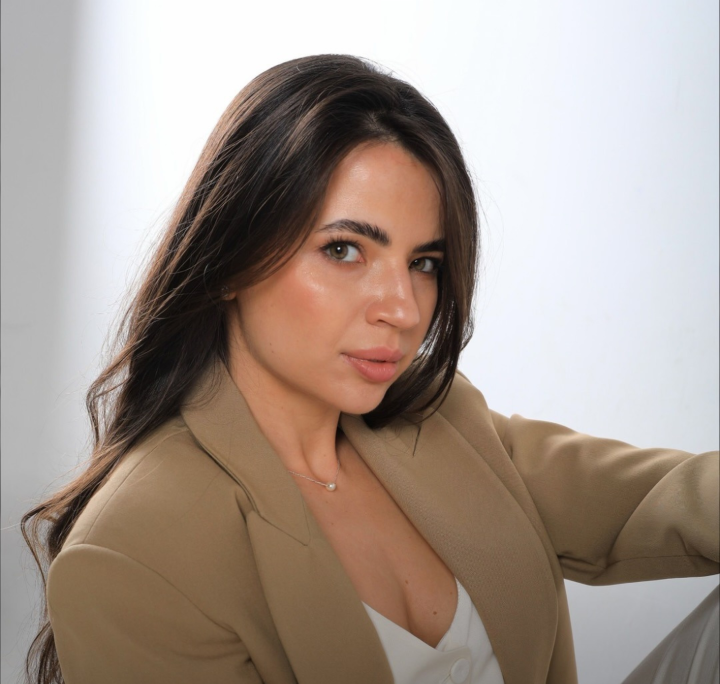
#> input picture materials/selected/marina-portrait.jpg, 2160 x 2052 px (shown at 1/3 size)
$ python stitch.py
#> lines starting #> are read from the running program, lines starting #| are printed output that depends on the picture
"""Схема вышивки для hero: портрет Марины → крестики в 4 оттенках.
Пишет site/assets/stitch.json и webp-кадр hero-portrait той же обрезки.
Запуск: python3 tools/stitch.py"""
import json
from pathlib import Path
from PIL import Image, ImageFilter, ImageOps

ROOT = Path(__file__).resolve().parent.parent
SRC = ROOT / 'materials/selected/marina-portrait.jpg'
OUT = ROOT / 'site/assets'
ASPECT = 11 / 10          # высота / ширина кадра (CSS aspect-ratio: 10 / 11)
FACE_X, WIDTH_FRAC = 0.47, 0.64
LEVELS = (0.15, 0.33, 0.55, 0.78)


def crop():
    im = ImageOps.exif_transpose(Image.open(SRC)).convert('RGB')
#> im is the input picture: PIL image 2160x2052 RGB; mean R, G, B 166.1, 152.1, 143.1
    w, h = im.size
#> w = 2160; h = 2052
    cw = int(w * WIDTH_FRAC); ch = int(cw * ASPECT)
#> after `cw = int(w * WIDTH_FRAC)`: cw = 1382
#> after `ch = int(cw * ASPECT)`: ch = 1520
    if ch > h:
        ch = h; cw = int(ch / ASPECT)
    x0 = max(0, min(w - cw, int(FACE_X * w - cw / 2)))
#> x0 = 324
    return im.crop((x0, 0, x0 + cw, ch))
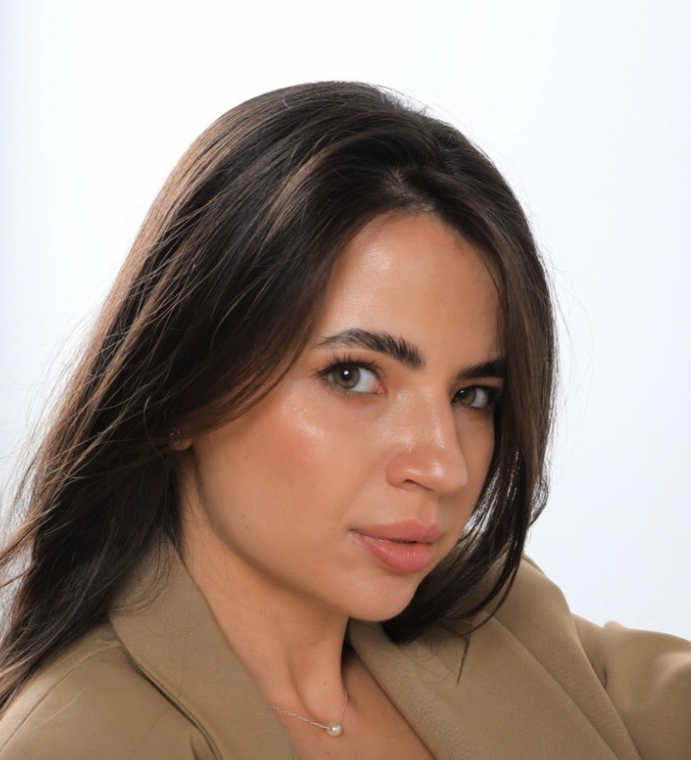
#> returned value: PIL image 1382x1520 RGB (shown at 1/2 size); mean R, G, B 165.1, 147, 137.3


def pattern(im, cols):
#> called with cols = 60
    rows = round(cols * ASPECT)
    g = im.convert('L').resize((cols * 12, rows * 12), Image.LANCZOS)
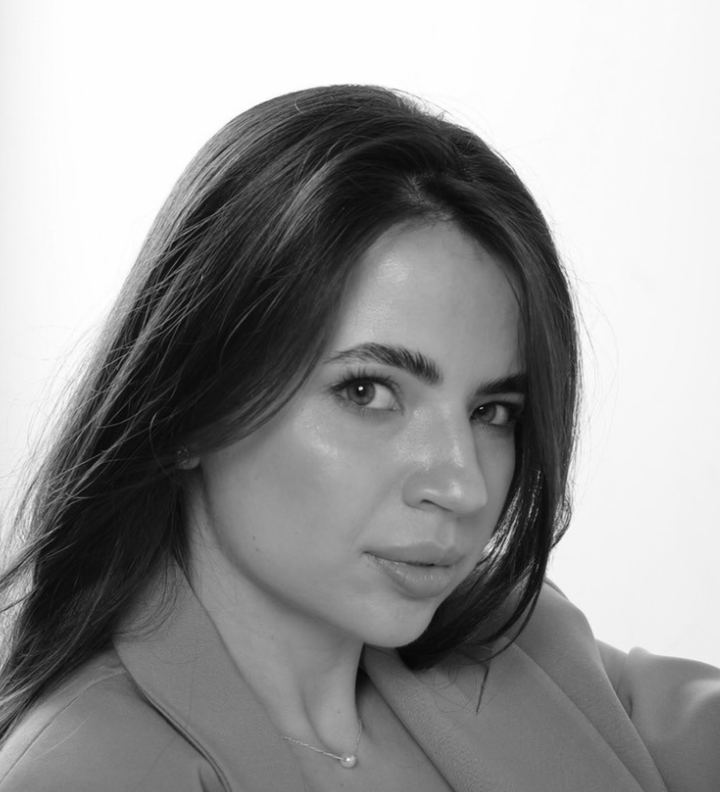
#> g: PIL image 720x792 L; min 5, max 255, mean 151.3
    g = g.filter(ImageFilter.UnsharpMask(radius=30 * cols / 60, percent=180, threshold=0))
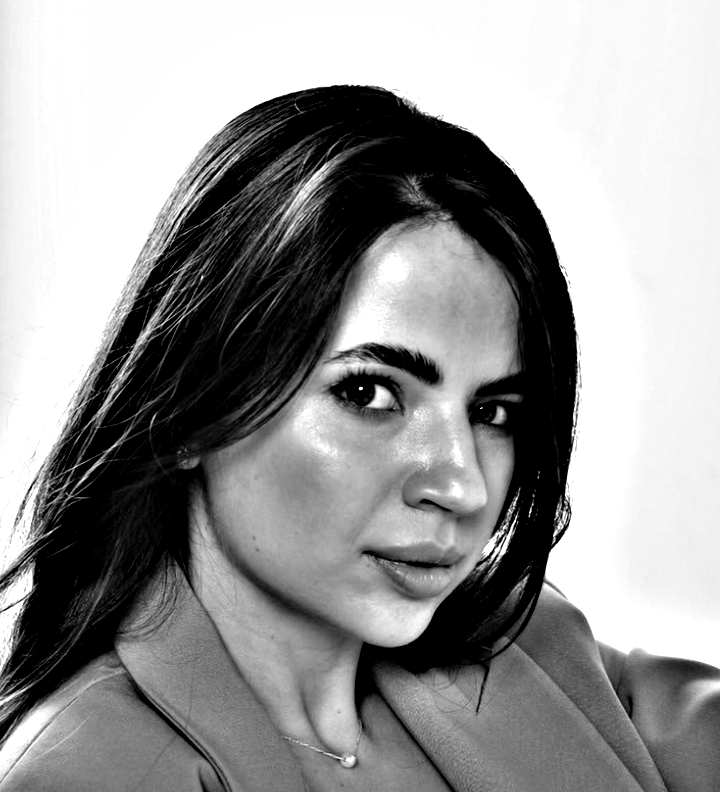
#> g: PIL image 720x792 L; min 0, max 255, mean 150.5
    small = g.resize((cols, rows), Image.BOX)
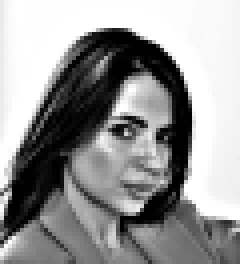
#> small: PIL image 60x66 L (shown 4 times larger); min 0, max 255, mean 150.4
    px = list(small.getdata()) if not hasattr(small, 'get_flattened_data') else list(small.get_flattened_data())
#> px = 3960 values, max 255 at index 4, min 0 at index 508, mean 150.4
    fl = sorted(px); lo = fl[int(len(fl) * 0.03)]; hi = fl[int(len(fl) * 0.93)]
#> after `fl = sorted(px)`: fl = 3960 values from 0 to 255
#> after `lo = fl[int(len(fl) * 0.03)]`: lo = 0
#> after `hi = fl[int(len(fl) * 0.93)]`: hi = 255
    out = []
    for v in px:
        t = min(1, max(0, (v - lo) / (hi - lo)))
        out.append('0' if t < LEVELS[0] else '1' if t < LEVELS[1] else '2' if t < LEVELS[2] else '3' if t < LEVELS[3] else '.')
#> this loop made 3960 passes
#> (v, t) on passes 1 to 3: (233, 0.914), (244, 0.957), (249, 0.976)
#> after the loop, out = 3960 items, first 6: '.', '.', '.', '.', '.', '.'
    return {'cols': cols, 'rows': rows, 'cells': ''.join(out)}


def main():
    im = crop()
    data = {'aspect': '10 / 11', 'patterns': [pattern(im, 60), pattern(im, 44)]}
#> call 2 of pattern, with cols = 44
#> in pattern (call 2), `rows = round(cols * ASPECT)`: rows = 48
#> in pattern (call 2), `small = g.resize((cols, rows), Image.BOX)`:
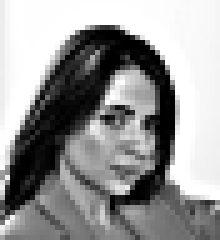
#> small: PIL image 44x48 L (shown 5 times larger); min 0, max 255, mean 150.4
#> in pattern (call 2), `px = list(small.getdata()) if not hasattr(small, 'get_flattened_data')..`: px = 2112 values, max 255 at index 3, min 0 at index 284, mean 150.4
#> in pattern (call 2), `fl = sorted(px)`: fl = 2112 values from 0 to 255
#> the loop in pattern (call 2), `for v in px:` made 2112 passes
#> (v, t) on passes 1 to 3: (236, 0.925), (247, 0.969), (253, 0.992)
#> after the loop in pattern (call 2), `for v in px:`: out = 2112 items, first 6: '.', '.', '.', '.', '.', '.'
    (OUT / 'stitch.json').write_text(json.dumps(data, separators=(',', ':')))
    img = OUT / 'img'
    for w in (640, 960, 1300):
        v = im if im.width <= w else im.resize((w, round(im.height * w / im.width)), Image.LANCZOS)
        v.save(img / f'hero-portrait-{w}.webp', 'WEBP', quality=82, method=6)
#> this loop made 3 passes
#> pass 1, in main, `v = im if im.width <= w else im.resize((w, round(im.height * w / im.wi..`:
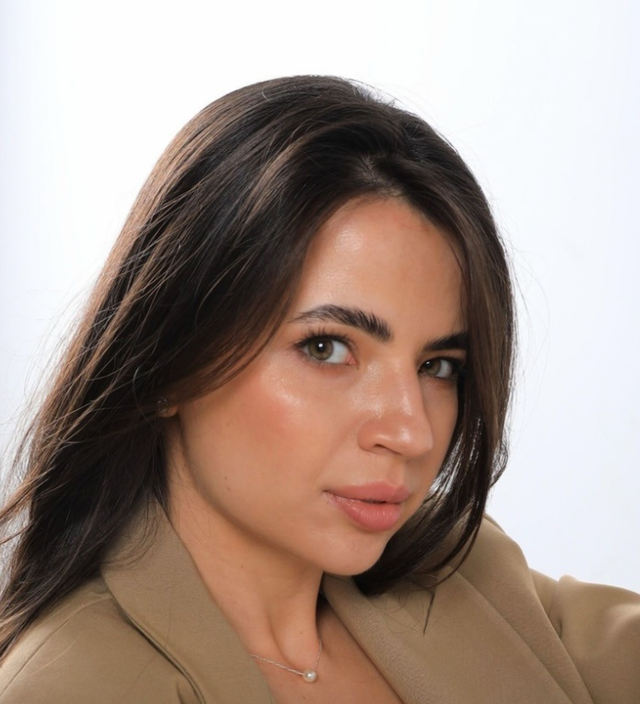
#> v: PIL image 640x704 RGB; mean R, G, B 165.1, 147, 137.3
#> (the run stopped early here; a loop or call above may not have finished)

$ run again, with materials/selected/ba-acne-before.jpg copied over materials/selected/marina-portrait.jpg
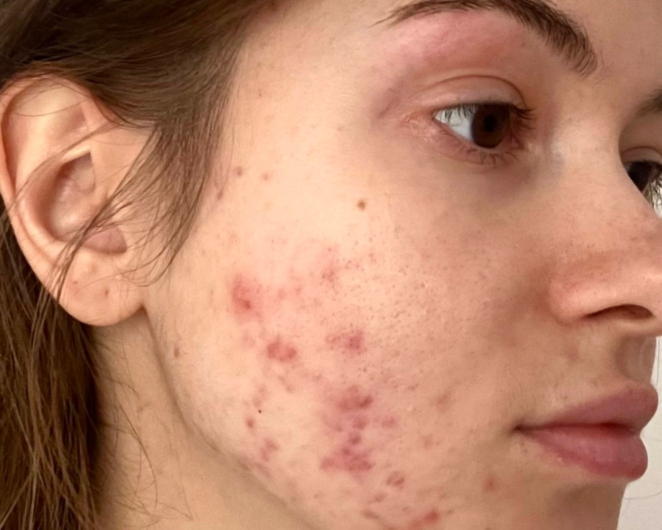
#> input picture materials/selected/ba-acne-before.jpg, 1323 x 1059 px (shown at 1/2 size)
#> in crop, im is the input picture: PIL image 1323x1059 RGB; mean R, G, B 183.2, 129.6, 104.1
#> in crop, `return im.crop((x0, 0, x0 + cw, ch))`:
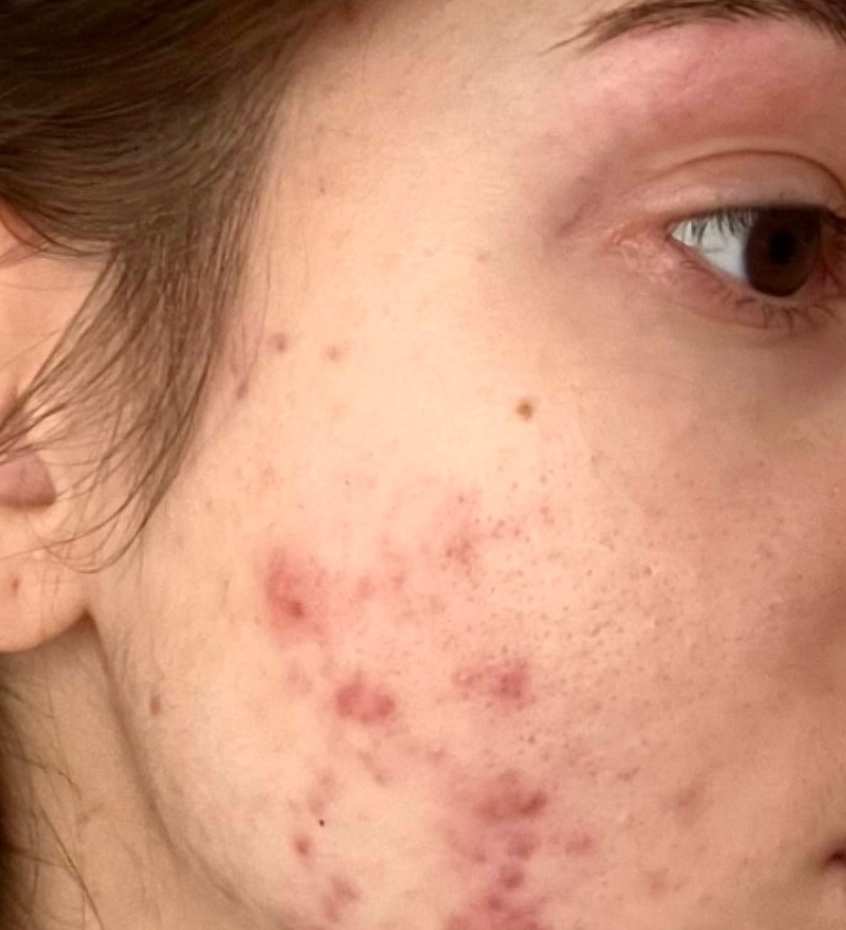
#> returned value: PIL image 846x930 RGB; mean R, G, B 201.2, 146, 119.4
#> px = 3960 values, max 255 at index 1131, min 0 at index 954, mean 160.5
#> fl = 3960 values from 0 to 255
#> lo = 20
#> hi = 224
#> the loop in pattern, `for v in px:` made 3960 passes
#> (v, t) on passes 1 to 3: (10, 0), (30, 0.049), (22, 0.0098)
#> after the loop in pattern, `for v in px:`: out = 3960 items, first 6: '0', '0', '0', '0', '0', '0'
#> rows = 48
#> in pattern (call 2), `small = g.resize((cols, rows), Image.BOX)`:
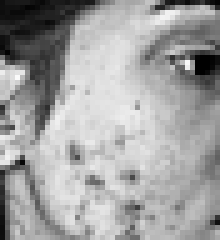
#> small: PIL image 44x48 L (shown 5 times larger); min 0, max 250, mean 160.5
#> px = 2112 values, max 250 at index 663, min 0 at index 524, mean 160.5
#> fl = 2112 values from 0 to 250
#> lo = 21
#> the loop in pattern (call 2), `for v in px:` made 2112 passes
#> (v, t) on passes 1 to 3: (14, 0), (23, 0.00985), (23, 0.00985)
#> after the loop in pattern (call 2), `for v in px:`: out = 2112 items, first 6: '0', '0', '0', '0', '0', '0'
